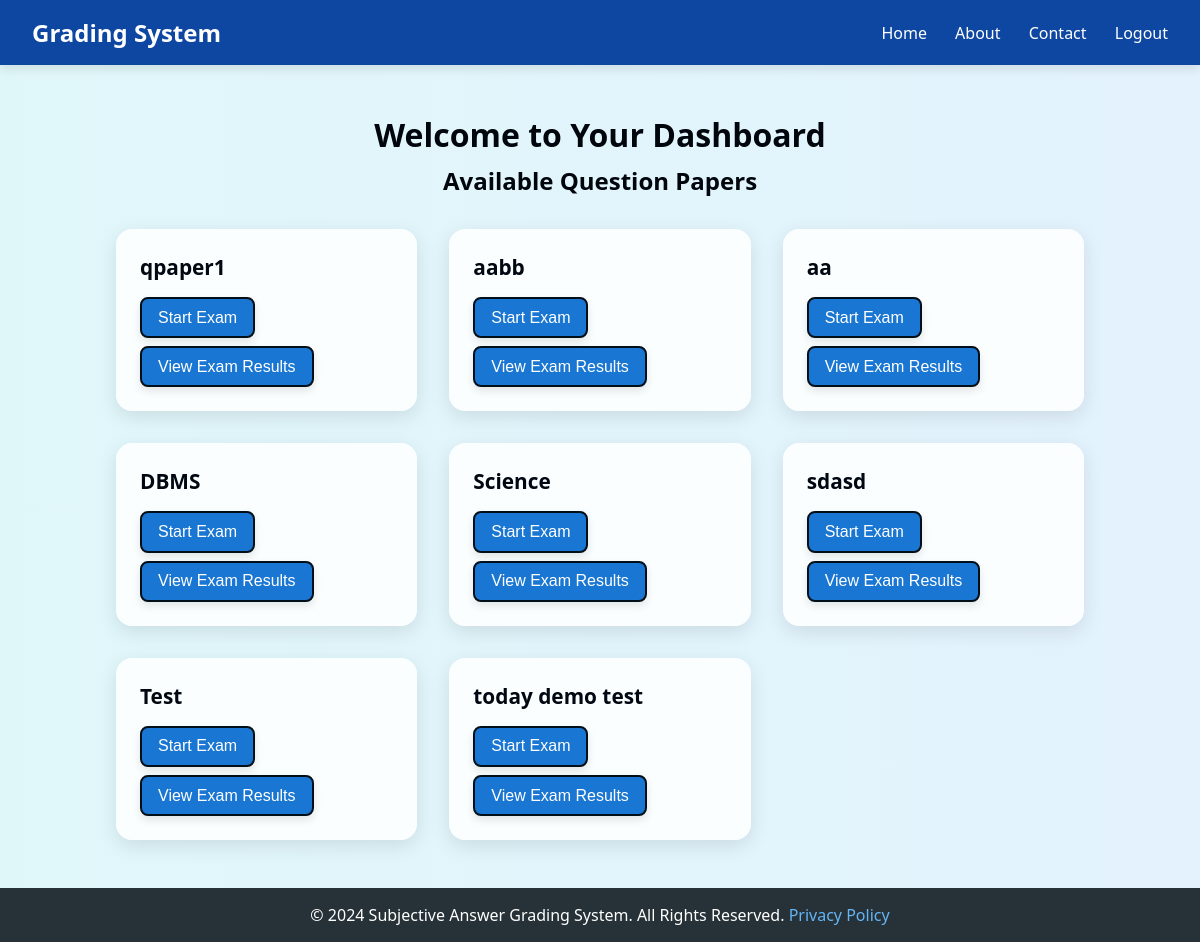
Before: /student_dashboard (signed in) with the older database file.
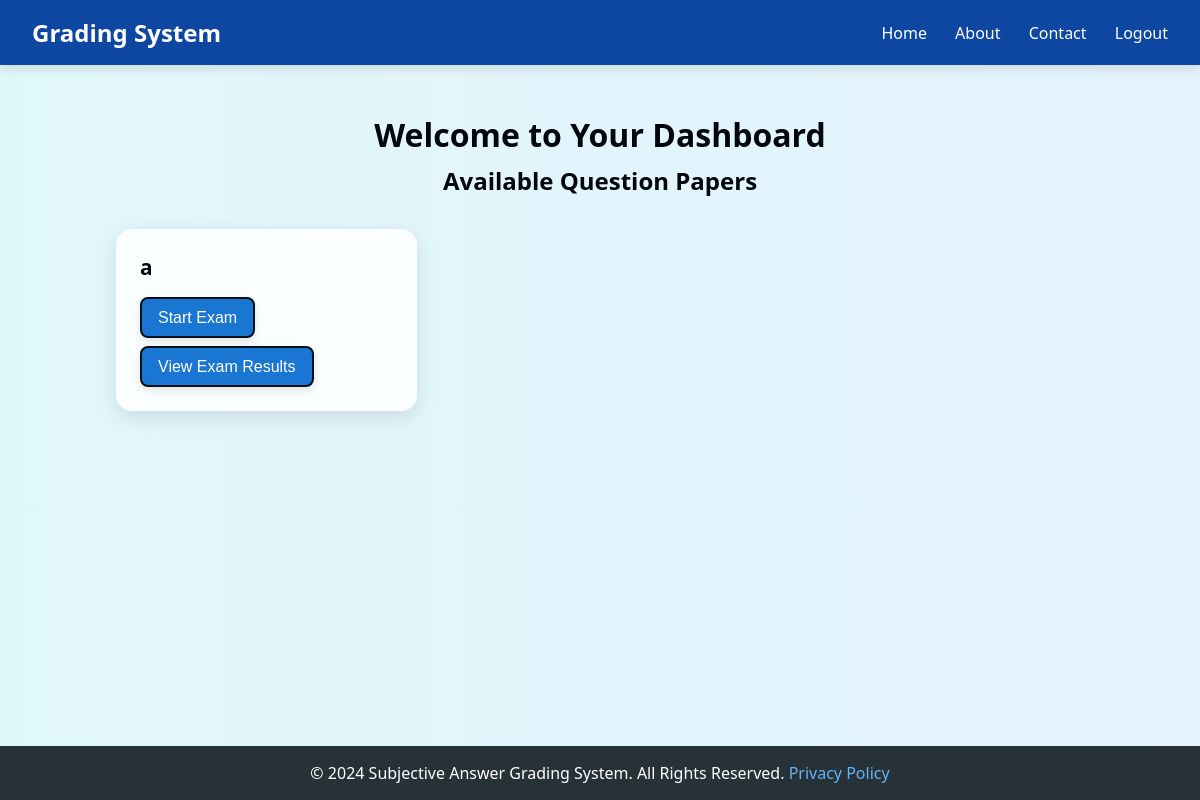
After: the same page with the newer database file.
### models.py (models this page shows)
class QuestionPaper(db.Model):
    __tablename__ = 'question_papers'
    id = db.Column(db.Integer, primary_key=True)
    title = db.Column(db.String(100), nullable=False)
    teacher_id = db.Column(db.Integer, db.ForeignKey('teachers.id'), nullable=False)
    is_active = db.Column(db.Boolean, default=False)
    teacher = db.relationship('Teacher', backref='question_papers', lazy=True)
    questions = db.relationship('Question', backref='question_paper', cascade="all, delete-orphan")

### app.py (the view)
@app.route('/student_dashboard')
def student_dashboard():
    if 'role' not in session or session['role'] != 'student':
        return redirect(url_for('student_login'))
    student = Student.query.get(session['user_id'])
    active_question_papers = QuestionPaper.query.filter_by(is_active=True).all()
    print(f"Active Question Papers: {active_question_papers}")
    return render_template('student_dashboard.html', student=student, active_question_papers=active_question_papers)

### templates/student_dashboard.html (shortened to what this page needs)
<!DOCTYPE html>
<html lang="en">
<head>
</head>
<body>
    <div class="navbar">
        <div class="logo">
            <a href="#">Grading System</a>
        </div>
        <div class="nav-links">
            <a href="#">Home</a>
            <a href="#">About</a>
            <a href="#">Contact</a>
            <a href="{{ url_for('logout') }}">Logout</a>
        </div>
    </div>
    <div class="content">
        <h1>Welcome to Your Dashboard</h1>
        <h2>Available Question Papers</h2>
        {% if active_question_papers %}
            <div class="exam-list">
                {% for paper in active_question_papers %}
                    <div class="card">
                        <strong>{{ paper.title }}</strong>
                        <div class="card-buttons">
                            <a href="{{ url_for('start_exam', paper_id=paper.id) }}">
                                <button>Start Exam</button>
                            </a>
                            <a href="{{ url_for('view_exam_answers', paper_id=paper.id) }}">
                                <button>View Exam Results</button>
                            </a>
                        </div>
                    </div>
                {% endfor %}
            </div>
        {% else %}
            <p class="no-papers">No active question papers available at the moment.</p>
        {% endif %}
    </div>
    <div class="footer">
        <p>&copy; 2024 Subjective Answer Grading System. All Rights Reserved. <a href="#">Privacy Policy</a></p>
    </div>
</body>
</html>

Changed rows visible on the page:
removed QuestionPaper: title "aabb"
removed QuestionPaper: title "aa"
removed QuestionPaper: title "DBMS"
removed QuestionPaper: title "Science"
removed QuestionPaper: title "sdasd"
removed QuestionPaper: title "Test"
removed QuestionPaper: title "today demo test"
changed QuestionPaper: title "qpaper1" → "a"
